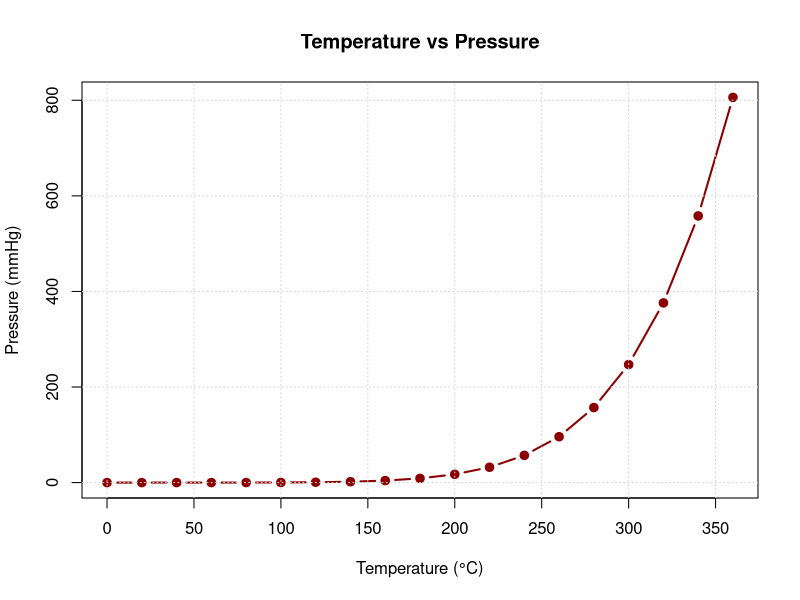
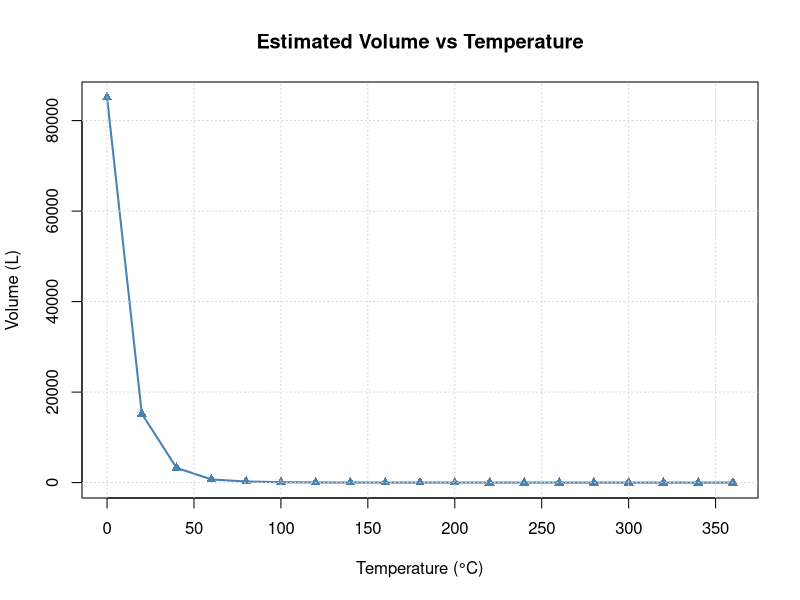
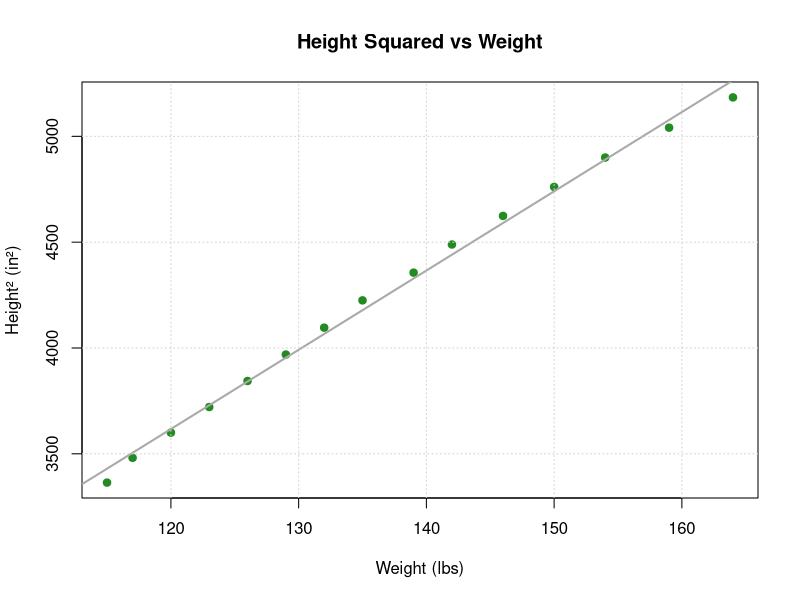
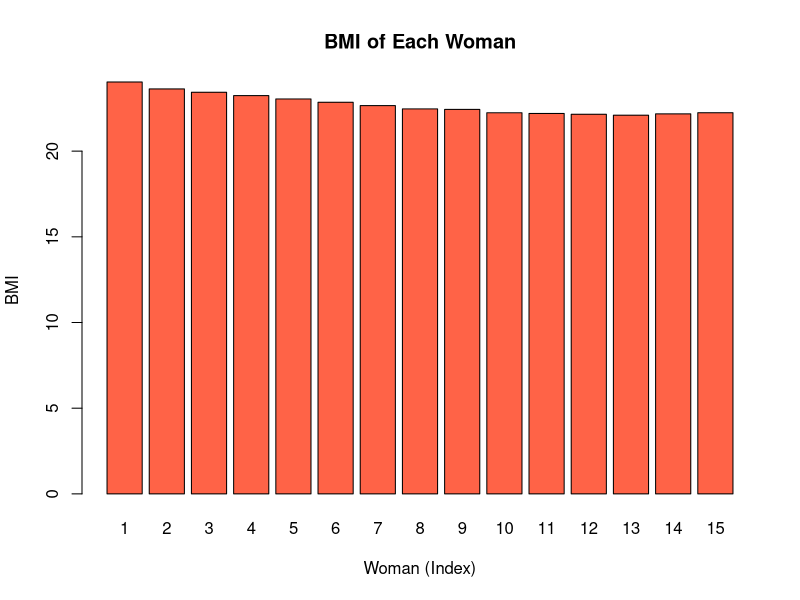

These charts were generated, in order, by the following R code:
## ---- chunk 1
knitr::opts_chunk$set(echo = TRUE)
## ---- chunk 2
data(pressure)
head(pressure)
## ---- chunk 3
pressure[4, 2]
## ---- chunk 4
pressure[, 2]
## ---- chunk 5
plot(
  x = pressure$temperature,
  y = pressure$pressure,
  type = "b",
  col = "darkred",
  pch = 19,
  lwd = 2,
  xlab = "Temperature (°C)",
  ylab = "Pressure (mmHg)",
  main = "Temperature vs Pressure"
)
grid()
## ---- chunk 6
R <- 8.31
n <- 1
T <- pressure$temperature + 273.15
P <- pressure$pressure * 133.322  # mmHg to Pascal

V <- (n * R * T) / P
## ---- chunk 7
plot(
  x = pressure$temperature, y = V,
  type = "o", col = "steelblue", pch = 17, lwd = 2,
  xlab = "Temperature (°C)", ylab = "Volume (L)",
  main = "Estimated Volume vs Temperature"
)
grid()
## ---- chunk 8
data(women)
head(women)
dim(women)
names(women)
## ---- chunk 9
height_sq <- women$height^2

plot(
  x = women$weight, y = height_sq,
  type = "p", pch = 19, col = "forestgreen",
  xlab = "Weight (lbs)", ylab = "Height² (in²)",
  main = "Height Squared vs Weight"
)
abline(lm(height_sq ~ women$weight), col = "darkgray", lwd = 2)
grid()
## ---- chunk 10
# Convert units
weight_kg <- women$weight * 0.453592
height_m <- women$height * 0.0254

BMI <- weight_kg / (height_m^2)
BMI
## ---- chunk 11
barplot(
  BMI,
  col = "tomato",
  names.arg = 1:15,
  main = "BMI of Each Woman",
  xlab = "Woman (Index)", ylab = "BMI"
)
abline(h = 25, col = "blue", lty = 2)
text(x = which.max(BMI), y = max(BMI) + 1, labels = "Highest", col = "darkred")
## ---- chunk 12
max_bmi_index <- which.max(BMI)
max_bmi_value <- max(BMI)
list("Index" = max_bmi_index, "Max BMI" = max_bmi_value)
